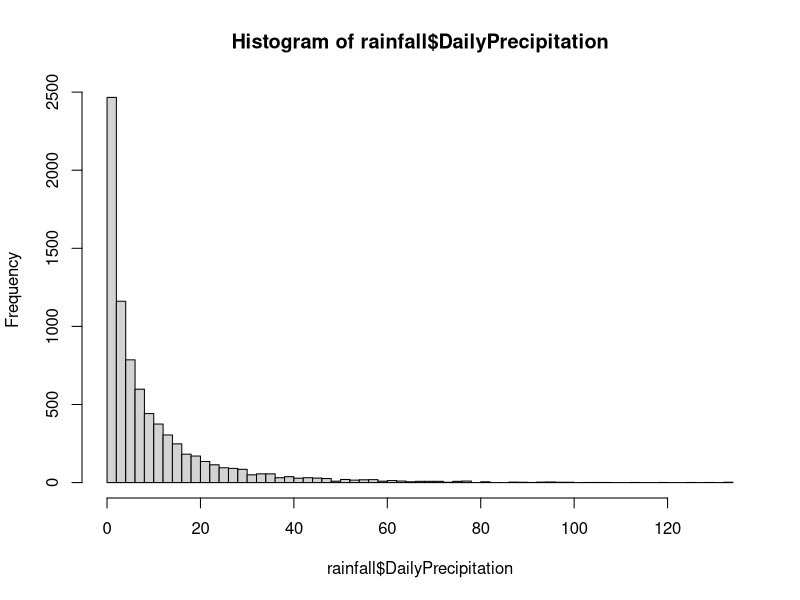

Reproduce this figure in R. (Note: this script raises an error after producing the figure.)
#Hobos and lists
rm(list=ls())

library(ggplot2) #pretty figures
library(dplyr) #%>% and filter()
library(cowplot) #ggdraw


library(tidyr) #gather et al
library(MASS) #glm.nb
library(broom) # for tidy model output
library(vegan) #NMDS

#################
# Time Series, Area-Averaged of Daily accumulated precipitation (combined microwave-IR) estimate
#################
#Final Run daily 0.1 deg. [GPM GPM_3IMERGDF v06] mm over 2000-06-01 - 2021-09-30,
  #Region 70.25W, 1N, 69.75W, 1.5N

rainfall<-read.csv("Giovanni/RainfallGiovanni.csv")
str(rainfall)

hist(rainfall$DailyPrecipitation, breaks = 50)

#time is as character... we have to change to Date.
#in addition, extract the mean precipitation value per mean per month

rainfall2 <- rainfall %>%
  mutate(Date = as.Date(time,format =  "%d/%m/%Y")) %>%
  mutate(Month = format(Date, "%m"),
         Week = week(Date))%>%
  mutate(Day = as.numeric(format(Date, "%d"))) %>%
  mutate(year = format(Date, "%Y")) %>%
  mutate(Year = as.numeric(year)+2000)%>%
  group_by(Year, Week)%>%
  summarise_at(vars(DailyPrecipitation),list(Precipitation = mean))

PrecMax = max(rainfall2$Precipitation)
PrecMean = mean(rainfall2$Precipitation)
PrecSD = sd(rainfall2$Precipitation)

rainfall2 <- rainfall2 |>
  mutate(Season = ifelse(Week %in% c(33:48),"Pamurimi",
                         ifelse(Week %in% c(49:53,1:10),"Ihirimi",
                                ifelse(Week %in% c(11:32),"Okorimi",
                                       "other"))))
#Temperature
tempera<-read.csv("Giovanni/TemperatureGiovanni.csv")
str(tempera)

hist(tempera$mean_Temperature, breaks = 50)

#time is as character... we have to change to Date.
#in addition, extract the mean value of Temperature per year per month

tempera2 <- tempera %>%
  mutate(Date = as.Date(time,format =  "%d/%m/%y")) %>%
  mutate(Month = format(Date, "%m"),
         Week = week(Date))%>%
  mutate(Day = as.numeric(format(Date, "%d"))) %>%
  mutate(Year = format(Date, "%Y")) %>%
  group_by(Year, Week)%>%
  summarise_at(vars(mean_Temperature),list(Temperature = mean))

TempMax = max(tempera2$Temperature)
TempMean = mean(tempera2$Temperature)
TempSD = sd(tempera2$Temperature)

tempera2 <- tempera2 |>
  mutate(Season = ifelse(Week %in% c(33:48),"Pamurimi",
                         ifelse(Week %in% c(49:53,1:10),"Ihirimi",
                                ifelse(Week %in% c(11:32),"Okorimi",
                                       "other"))))


#Climate change is occurring!
tempera2$year = as.numeric(tempera2$Year)

rainfall2$year = as.numeric(rainfall2$Year)

ggplot(rainfall2, aes(x=year,
                      y = Precipitation))+
  geom_point(aes(fill=factor(Season,
                             levels = c("Pamurimi",
                                        "Ihirimi",
                                        "Okorimi"))),
             shape=21,
             alpha = 0.6)+
  scale_fill_manual(values = c("#3B7D23","#C04F15","#4E95D9"),
                     labels = c("Pamurimi" = paste0("Pamur",
                                                    "\u0336","i",
                                                    "m",
                                                    "\u0336","i",
                                                    "\n (transition)"),
                                "Ihirimi" = paste0("\u0336","I",
                                                   "h",
                                                   "\u0336","i",
                                                   "r",
                                                   "\u0336","i",
                                                   "m",
                                                   "\u0336","i",
                                                   "\n (dry)"),
                                "Okorimi" = paste0("Okor",
                                                   "\u0336","i",
                                                   "m",
                                                   "\u0336","i",
                                                   "\n (rain)")))+
  geom_smooth(method = "gam", aes(color=factor(Season,
                                               levels = c("Pamurimi",
                                                          "Ihirimi",
                                                          "Okorimi"))))+
  scale_fill_manual(values = c("#3B7D23","#C04F15","#4E95D9"),
                    labels = c("Pamurimi" = paste0("Pamur",
                                                   "\u0336","i",
                                                   "m",
                                                   "\u0336","i",
                                                   "\n (transition)"),
                               "Ihirimi" = paste0("\u0336","I",
                                                  "h",
                                                  "\u0336","i",
                                                  "r",
                                                  "\u0336","i",
                                                  "m",
                                                  "\u0336","i",
                                                  "\n (dry)"),
                               "Okorimi" = paste0("Okor",
                                                  "\u0336","i",
                                                  "m",
                                                  "\u0336","i",
                                                  "\n (rain)")))+
  labs(x="",
       y = "Precipitation (mm)",
       fill = "Season",
       color = "Season")+
  theme_classic()+
  theme(legend.position = "none")


ggplot(tempera2, aes(x=year,
                      y = Temperature))+
  geom_point(aes(fill=factor(Season,
                             levels = c("Pamurimi",
                                        "Ihirimi",
                                        "Okorimi"))),
             shape=21,
             alpha = 0.6)+
  scale_fill_manual(values = c("#3B7D23","#C04F15","#4E95D9"),
                    labels = c("Pamurimi" = paste0("Pamur",
                                                   "\u0336","i",
                                                   "m",
                                                   "\u0336","i",
                                                   "\n (transition)"),
                               "Ihirimi" = paste0("\u0336","I",
                                                  "h",
                                                  "\u0336","i",
                                                  "r",
                                                  "\u0336","i",
                                                  "m",
                                                  "\u0336","i",
                                                  "\n (dry)"),
                               "Okorimi" = paste0("Okor",
                                                  "\u0336","i",
                                                  "m",
                                                  "\u0336","i",
                                                  "\n (rain)")))+
  geom_smooth(method = "gam", aes(color=factor(Season,
                                               levels = c("Pamurimi",
                                                          "Ihirimi",
                                                          "Okorimi"))))+
  scale_fill_manual(values = c("#3B7D23","#C04F15","#4E95D9"),
                    labels = c("Pamurimi" = paste0("Pamur",
                                                   "\u0336","i",
                                                   "m",
                                                   "\u0336","i",
                                                   "\n (transition)"),
                               "Ihirimi" = paste0("\u0336","I",
                                                  "h",
                                                  "\u0336","i",
                                                  "r",
                                                  "\u0336","i",
                                                  "m",
                                                  "\u0336","i",
                                                  "\n (dry)"),
                               "Okorimi" = paste0("Okor",
                                                  "\u0336","i",
                                                  "m",
                                                  "\u0336","i",
                                                  "\n (rain)")))+
  labs(x="",
       y = "Temperature (ºC)",
       fill = "Season",
       color = "Season")+
  theme_classic()+
  theme(legend.position = "none")

